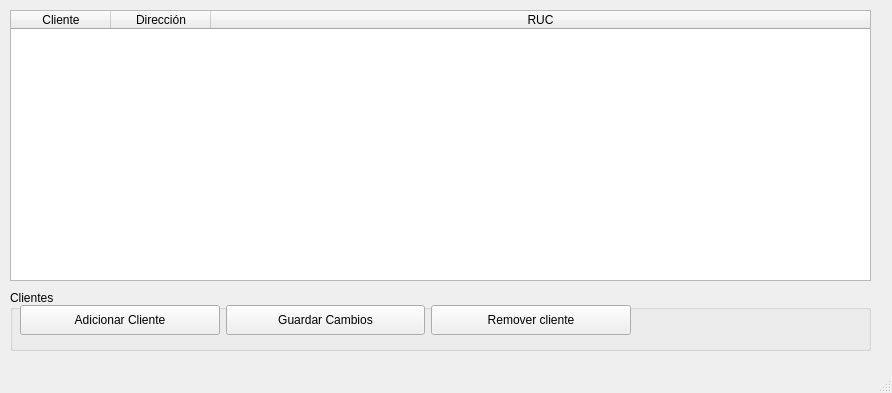
<?xml version="1.0" encoding="UTF-8"?>
<ui version="4.0">
 <class>ClientsViewer</class>
 <widget class="QMainWindow" name="ClientsViewer">
  <property name="geometry">
   <rect>
    <x>0</x>
    <y>0</y>
    <width>892</width>
    <height>393</height>
   </rect>
  </property>
  <property name="windowTitle">
   <string>Base de dados de clientes</string>
  </property>
  <widget class="QWidget" name="centralwidget">
   <widget class="QGroupBox" name="clients_groupBox">
    <property name="geometry">
     <rect>
      <x>10</x>
      <y>290</y>
      <width>861</width>
      <height>61</height>
     </rect>
    </property>
    <property name="title">
     <string>Clientes</string>
    </property>
    <widget class="QWidget" name="horizontalLayoutWidget">
     <property name="geometry">
      <rect>
       <x>10</x>
       <y>10</y>
       <width>611</width>
       <height>41</height>
      </rect>
     </property>
     <layout class="QHBoxLayout" name="horizontalLayout">
      <item>
       <widget class="QPushButton" name="add_client">
        <property name="minimumSize">
         <size>
          <width>0</width>
          <height>30</height>
         </size>
        </property>
        <property name="text">
         <string>Adicionar Cliente</string>
        </property>
       </widget>
      </item>
      <item>
       <widget class="QPushButton" name="save_clients">
        <property name="minimumSize">
         <size>
          <width>0</width>
          <height>30</height>
         </size>
        </property>
        <property name="text">
         <string>Guardar Cambios</string>
        </property>
       </widget>
      </item>
      <item>
       <widget class="QPushButton" name="remove_client">
        <property name="minimumSize">
         <size>
          <width>0</width>
          <height>30</height>
         </size>
        </property>
        <property name="text">
         <string>Remover cliente</string>
        </property>
       </widget>
      </item>
     </layout>
    </widget>
   </widget>
   <widget class="QTableWidget" name="clients_table">
    <property name="geometry">
     <rect>
      <x>10</x>
      <y>10</y>
      <width>861</width>
      <height>271</height>
     </rect>
    </property>
    <property name="sizeAdjustPolicy">
     <enum>QAbstractScrollArea::AdjustToContents</enum>
    </property>
    <property name="columnCount">
     <number>3</number>
    </property>
    <attribute name="horizontalHeaderCascadingSectionResizes">
     <bool>false</bool>
    </attribute>
    <attribute name="horizontalHeaderStretchLastSection">
     <bool>true</bool>
    </attribute>
    <attribute name="verticalHeaderCascadingSectionResizes">
     <bool>false</bool>
    </attribute>
    <attribute name="verticalHeaderStretchLastSection">
     <bool>false</bool>
    </attribute>
    <column>
     <property name="text">
      <string>Cliente</string>
     </property>
    </column>
    <column>
     <property name="text">
      <string>Dirección</string>
     </property>
    </column>
    <column>
     <property name="text">
      <string>RUC</string>
     </property>
     <property name="textAlignment">
      <set>AlignCenter</set>
     </property>
    </column>
   </widget>
  </widget>
  <widget class="QMenuBar" name="menubar">
   <property name="geometry">
    <rect>
     <x>0</x>
     <y>0</y>
     <width>892</width>
     <height>22</height>
    </rect>
   </property>
  </widget>
  <widget class="QStatusBar" name="statusbar"/>
 </widget>
 <resources/>
 <connections/>
</ui>
